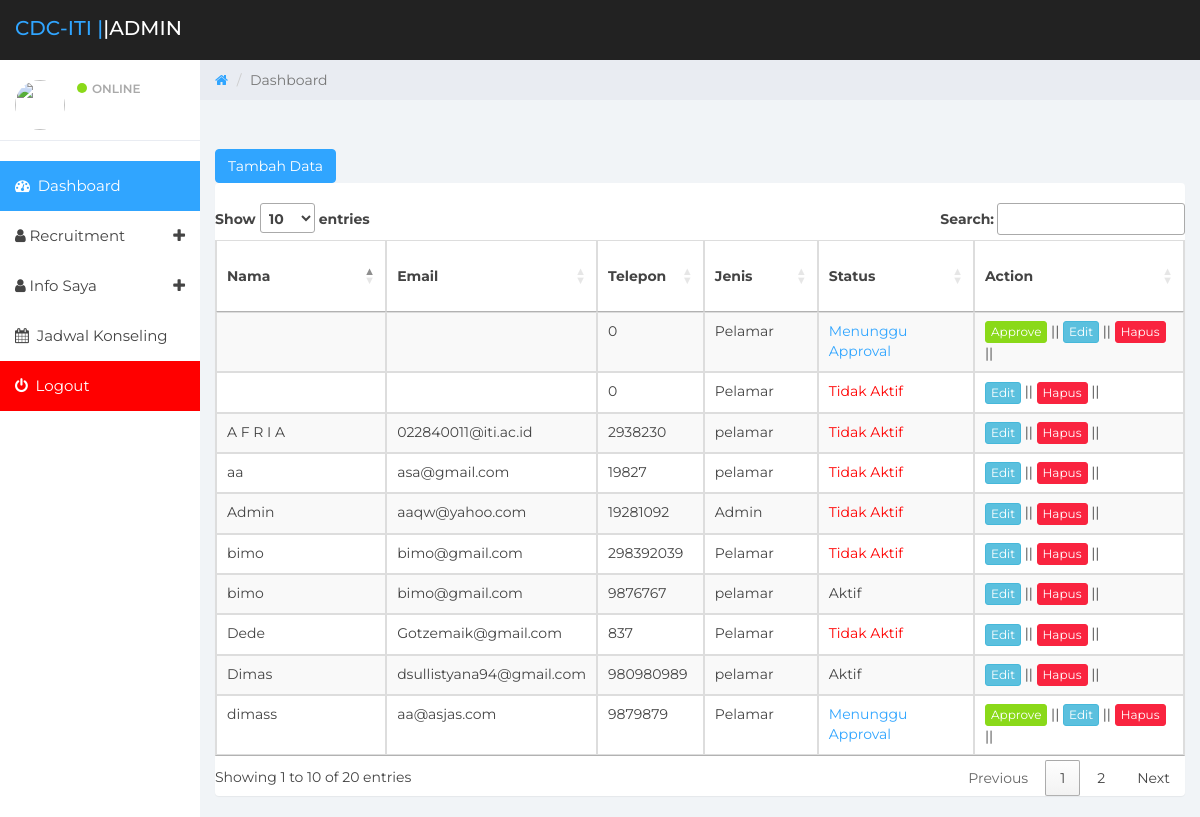
Screenshot of /admin/user.php with the database file from the repository.
### tables this page shows
CREATE TABLE IF NOT EXISTS `user` (
  `id_user` int(10) NOT NULL AUTO_INCREMENT,
  `nik` int(15) NOT NULL,
  `nama` varchar(100) NOT NULL,
  `tempat_lahir` varchar(20) NOT NULL,
  `tgl_lahir` varchar(20) NOT NULL,
  `alamat` varchar(300) NOT NULL,
  `telepon` int(15) NOT NULL,
  `email` varchar(50) NOT NULL,
  `foto` varchar(50) NOT NULL,
  `level_pendidikan` varchar(20) NOT NULL,
  `pendidikan` varchar(100) NOT NULL,
  `username` varchar(50) NOT NULL,
  `password` varchar(100) NOT NULL,
  `status` varchar(50) NOT NULL,
  `kapasitas` int(2) NOT NULL,
  `jenis` varchar(50) NOT NULL,
  `deskripsi` text NOT NULL,
  `website` varchar(100) NOT NULL,
  PRIMARY KEY (`id_user`)
);

### admin/user.php (the view, shortened to what this page needs)
<?php
		switch ($_GET['mode']) {
			default:
				lihat();
				break;
		}
function lihat(){
	include 'header.php';
?>
<link rel="stylesheet" type="text/css" href="//cdn.datatables.net/1.10.15/css/jquery.dataTables.min.css">
	<div class="col-sm-9 col-sm-offset-3 col-lg-10 col-lg-offset-2 main">
		<div class="row">
			<ol class="breadcrumb">
				<li><a href="#">
					<em class="fa fa-home"></em>
				</a></li>
				<li class="active">Dashboard</li>
			</ol>
		</div>
		<div class="row">
			<div class="col-lg-12">
				<h1 class="page-header"><?=$_GET['jenis']?></h1>
				<a href="?mode=form&jenis=<?=$_GET['jenis']?>"><button class="btn btn-primary">Tambah Data</button></a>
			</div>
		</div>
		<div class="panel panel-container">
			<table class="table table-striped table-bordered data">
			<?php
				if($_GET['jenis']=="Perusahaan"){
			?>
			<thead>
				<tr>
					<th>Nama Perusahaan</th>
					<th>Telepon</th>
					<th>Kapasitas</th>
					<th>Status</th>
					<th>Action</th>
				</tr>
			</thead>
			<tbody>
			<?php
				$sql="SELECT * FROM user where jenis ='$_GET[jenis]' " ;
				$res=mysql_query($sql);
				while($arr=mysql_fetch_array($res)){
			?>
				<tr>
					<td><?=$arr['nama']?></td>
					<td><?=$arr['telepon']?></td>
					<td><a href="?mode=harga&id=<?=$arr['id_user']?>"><?=$arr['kapasitas']?></a></td>
					<td><?php if($arr['status']){echo "Aktif";}else{echo "<font color=red>Tidak Aktif</font>";}?></td>
					<td><a href="?mode=form&jenis=Perusahaan&id=<?=$arr['id_user']?>&t=<?=md5('term')?>" class="btn btn-xs btn-info">Edit</a> || <a href="modul/hapus.php?mode=hapus_user&id=<?=$arr['id_user']?>&jenis=<?=$_GET['jenis']?>" onclic		k="return confirm('Anda Yakin Ingin Menghapus Data Ini?')" class="btn btn-xs btn-danger">Hapus</a></td>
				</tr>
			<?php } ?>
			</tbody>
			<?php
				}else{
			?>
			<thead>
				<tr>
					<th>Nama</th>
					<th>Email</th>
					<th>Telepon</th>
					<th>Jenis</th>
					<th>Status</th>
					<th>Action</th>
				</tr>
			</thead>
			<tbody>
			<?php
				$sql="SELECT * FROM user where jenis  like '%$_GET[jenis]%' order by id_user desc" ;
				$res=mysql_query($sql);
				while($arr=mysql_fetch_array($res)){
					$sql3=mysql_query("SELECT * FROM pembayaran where id_user='$arr[id_user]'");
					$arr3=mysql_fetch_array($sql3);
					if($arr3['foto']!=''){
						$link="resi/$arr3[foto]";
					}else{
						$link="resi/no-image.png";
					}
			?>
				<tr>
					<td><?=$arr['nama']?></td>
					<td><?=$arr['email']?></td>
					<td><?=$arr['telepon']?></td>
					<td><?=$arr['jenis']?></td>
					<td><?php if($arr['status']==2){echo "Aktif";}elseif($arr['status']==0){echo "<font color=red>Tidak Aktif</font>";}elseif($arr['status']==1){echo "<a href='$link'>Menunggu Approval</a>";}?></td>
					<td><?php if($arr['status']==1){echo "<a href='?mode=approve&id=$arr[id_user]&jenis=$_GET[jenis]' class='btn btn-xs btn-success'>Approve</a> || ";} ?><a href="?mode=form&jenis=<?=$_GET['jenis']?>&id=<?=$arr['id_user']?>&t=<?=md5('term')?>" class="btn btn-xs btn-info">Edit</a> || <a href="modul/hapus.php?mode=hapus_user&id=<?=$arr['id_user']?>&jenis=<?=$_GET['jenis']?>" onclick="return confirm('Anda Yakin Ingin Menghapus Data Ini?')" class="btn btn-xs btn-danger">Hapus</a> ||</td>
				</tr>
			<?php } ?>
			</tbody>
			<?php } ?>
		</table>
			</div>
<?php
include 'footer.php';
}
?>

### admin/css/styles.css (style rules this page uses)
body { background: #f1f4f7; padding-top: 60px; font-size: 14px; color: #444444; font-family: "Montserrat", "Helvetica Neue", Helvetica, Arial, sans-serif; }
a, a:hover, a:focus { color: #30a5ff; }
h1, h2, h3, h4, h5, h6 { color: #444444; }
h1 { font-weight: 300; font-size: 40px; }
.btn-primary, .btn-primary:hover, .btn-primary:focus, .btn-primary:active, .btn-primary.active, .open > .dropdown-toggle.btn-primary, .btn-primary.disabled, .btn-primary[disabled], fieldset[disabled] .btn-primary, .btn-primary.disabled:hover, .btn-primary[disabled]:hover, fieldset[disabled] .btn-primary:hover, .btn-primary.disabled:focus, .btn-primary[disabled]:focus, fieldset[disabled] .btn-primary:focus, .btn-primary.disabled:active, .btn-primary[disabled]:active, fieldset[disabled] .btn-primary:active, .btn-primary.disabled.active, .btn-primary[disabled].active, fieldset[disabled] .btn-primary.active { background-color: #30a5ff; border-color: #30a5ff; }
.btn-success, .btn-success:hover, .btn-success:focus, .btn-success:active, .btn-success.active, .open > .dropdown-toggle.btn-success, .btn-success.disabled, .btn-success[disabled], fieldset[disabled] .btn-success, .btn-success.disabled:hover, .btn-success[disabled]:hover, fieldset[disabled] .btn-success:hover, .btn-success.disabled:focus, .btn-success[disabled]:focus, fieldset[disabled] .btn-success:focus, .btn-success.disabled:active, .btn-success[disabled]:active, fieldset[disabled] .btn-success:active, .btn-success.disabled.active, .btn-success[disabled].active, fieldset[disabled] .btn-success.active { background-color: #8ad919; border-color: #8ad919; }
.btn-danger, .btn-danger:hover, .btn-danger:focus, .btn-danger:active, .btn-danger.active, .open > .dropdown-toggle.btn-danger, .btn-danger.disabled, .btn-danger[disabled], fieldset[disabled] .btn-danger, .btn-danger.disabled:hover, .btn-danger[disabled]:hover, fieldset[disabled] .btn-danger:hover, .btn-danger.disabled:focus, .btn-danger[disabled]:focus, fieldset[disabled] .btn-danger:focus, .btn-danger.disabled:active, .btn-danger[disabled]:active, fieldset[disabled] .btn-danger:active, .btn-danger.disabled.active, .btn-danger[disabled].active, fieldset[disabled] .btn-danger.active { background-color: #f9243f; border-color: #f9243f; }
.panel { border: 0; }
.panel-container { padding-top: 20px; }
.breadcrumb { border-radius: 0; padding: 10px 15px 10px 15px; background: #e9ecf2; margin: 0; }
h1.page-header { margin-top: 20px; border-bottom: 0; }
.table { background: #fff; }
.table > thead > tr > th { border-bottom: 1px solid #e6e7e8; vertical-align: middle; height: 50px; }

### rows the page displays
user: telepon "0", jenis "Pelamar"
user: telepon "0", jenis "Pelamar", status "Tidak Aktif"
user: nama "dimass", email "aa@asjas.com", telepon "9879879", jenis "Pelamar"
user: nama "A F R I A", email "022840011@iti.ac.id", telepon "2938230", jenis "pelamar", status "Tidak Aktif"
user: nama "Dede", email "Gotzemaik@gmail.com", telepon "837", jenis "Pelamar", status "Tidak Aktif"
user: nama "Admin", email "aaqw@yahoo.com", telepon "19281092", jenis "Admin", status "Tidak Aktif"
user: nama "bimo", email "bimo@gmail.com", telepon "298392039", jenis "Pelamar", status "Tidak Aktif"
user: nama "bimo", email "bimo@gmail.com", telepon "9876767", jenis "pelamar", status "Aktif"
user: nama "aa", email "asa@gmail.com", telepon "19827", jenis "pelamar", status "Tidak Aktif"
user: nama "Dimas", email "dsullistyana94@gmail.com", telepon "980980989", jenis "pelamar", status "Aktif"
